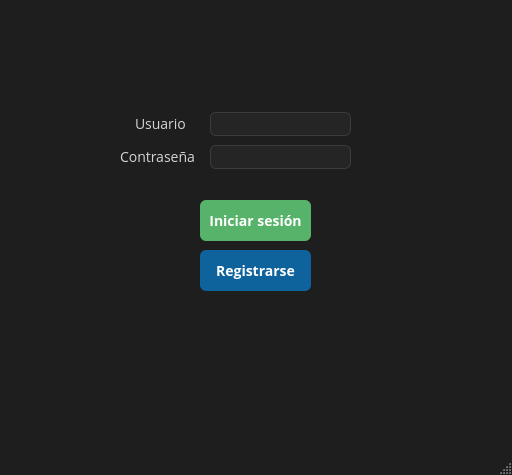
<?xml version="1.0" encoding="UTF-8"?>
<ui version="4.0">
 <class>LoginWindow</class>
 <widget class="QMainWindow" name="LoginWindow">
  <property name="geometry">
   <rect>
    <x>0</x>
    <y>0</y>
    <width>512</width>
    <height>475</height>
   </rect>
  </property>
  <property name="windowTitle">
   <string>Compra y Venta de Monedas [Login]</string>
  </property>
  <property name="styleSheet">
   <string notr="true">QMainWindow {
	background-color: #1e1e1e;
}</string>
  </property>
  <widget class="QWidget" name="centralwidget">
   <widget class="QPushButton" name="btnRegister">
    <property name="geometry">
     <rect>
      <x>200</x>
      <y>250</y>
      <width>111</width>
      <height>41</height>
     </rect>
    </property>
    <property name="font">
     <font>
      <family>Open Sans</family>
      <pointsize>-1</pointsize>
      <bold>true</bold>
     </font>
    </property>
    <property name="cursor">
     <cursorShape>OpenHandCursor</cursorShape>
    </property>
    <property name="styleSheet">
     <string notr="true">QPushButton {
                                        background-color: #0e639c;
                                        border: none;
                                        border-radius: 6px;
                                        color: white;
                                        font-size: 14px;
                                        padding: 10px;
                                        font-weight: bold;
                                    }
                                    QPushButton:hover {
                                        background-color: #1177bb;
                                    }
                                    QPushButton:pressed {
                                        background-color: #094771;
                                    }</string>
    </property>
    <property name="text">
     <string>Registrarse</string>
    </property>
   </widget>
   <widget class="QPushButton" name="btnLogin">
    <property name="geometry">
     <rect>
      <x>200</x>
      <y>200</y>
      <width>111</width>
      <height>41</height>
     </rect>
    </property>
    <property name="font">
     <font>
      <family>Open Sans</family>
      <pointsize>-1</pointsize>
      <bold>true</bold>
     </font>
    </property>
    <property name="cursor">
     <cursorShape>OpenHandCursor</cursorShape>
    </property>
    <property name="styleSheet">
     <string notr="true">QPushButton {
                                        background-color: #57B36A;
                                        border: none;
                                        border-radius: 6px;
                                        color: white;
                                        font-size: 14px;
                                        padding: 10px;
                                        font-weight: bold;
                                    }
                                    QPushButton:hover {
                                        background-color: #66D17C;
                                    }
                                    QPushButton:pressed {
                                        background-color: #438A52;
                                    }</string>
    </property>
    <property name="text">
     <string>Iniciar sesión</string>
    </property>
   </widget>
   <widget class="QLineEdit" name="lineditUser">
    <property name="geometry">
     <rect>
      <x>210</x>
      <y>112</y>
      <width>141</width>
      <height>24</height>
     </rect>
    </property>
    <property name="styleSheet">
     <string notr="true">                                    QLineEdit {
                                        background-color: #252526;
                                        border: 1px solid #3c3c3c;
                                        border-radius: 6px;
                                        padding: 2px;
                                        color: #d4d4d4;
                                        font-size: 14px;
                                    }
                                    QLineEdit:focus {
                                        border: 1px solid #007acc;
                                    }</string>
    </property>
   </widget>
   <widget class="QLineEdit" name="lineditPass">
    <property name="geometry">
     <rect>
      <x>210</x>
      <y>145</y>
      <width>141</width>
      <height>24</height>
     </rect>
    </property>
    <property name="styleSheet">
     <string notr="true">                                    QLineEdit {
                                        background-color: #252526;
                                        border: 1px solid #3c3c3c;
                                        border-radius: 6px;
                                        padding: 2px;
                                        color: #d4d4d4;
                                        font-size: 14px;
                                    }
                                    QLineEdit:focus {
                                        border: 1px solid #007acc;
                                    }</string>
    </property>
   </widget>
   <widget class="QLabel" name="lblUser">
    <property name="enabled">
     <bool>true</bool>
    </property>
    <property name="geometry">
     <rect>
      <x>135</x>
      <y>115</y>
      <width>52</width>
      <height>17</height>
     </rect>
    </property>
    <property name="font">
     <font>
      <family>Open Sans</family>
      <pointsize>-1</pointsize>
     </font>
    </property>
    <property name="styleSheet">
     <string notr="true">QLabel {
                                        background-color: #1e1e1e;
                                        border: 0px;
                                        color: #d4d4d4;
                                        font-size: 14px;        
                                    }</string>
    </property>
    <property name="text">
     <string>Usuario</string>
    </property>
   </widget>
   <widget class="QLabel" name="lblPass">
    <property name="geometry">
     <rect>
      <x>120</x>
      <y>148</y>
      <width>78</width>
      <height>17</height>
     </rect>
    </property>
    <property name="font">
     <font>
      <family>Open Sans</family>
      <pointsize>-1</pointsize>
     </font>
    </property>
    <property name="styleSheet">
     <string notr="true">QLabel {
                                        background-color: #1e1e1e;
                                        border: 0px;
                                        color: #d4d4d4;
                                        font-size: 14px;        
                                    }</string>
    </property>
    <property name="text">
     <string>Contraseña</string>
    </property>
   </widget>
  </widget>
  <widget class="QMenuBar" name="menubar">
   <property name="geometry">
    <rect>
     <x>0</x>
     <y>0</y>
     <width>512</width>
     <height>22</height>
    </rect>
   </property>
  </widget>
  <widget class="QStatusBar" name="statusbar"/>
 </widget>
 <resources/>
 <connections/>
</ui>
